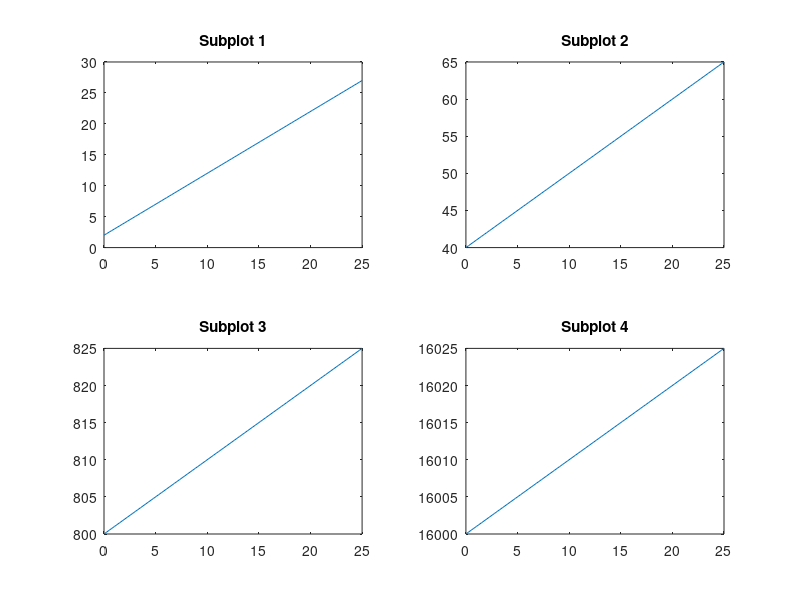

MATLAB code for this plot:
subplot(2,2,1)
x = linspace(0,25);
y1 = x+2;
plot(x,y1)
title('Subplot 1')

subplot(2,2,2)
y2 = x+40;
plot(x,y2)
title('Subplot 2')

subplot(2,2,3)
y3 = x+800;
plot(x,y3)
title('Subplot 3')

subplot(2,2,4)
y4 = x+16000;
plot(x,y4)
title('Subplot 4')
